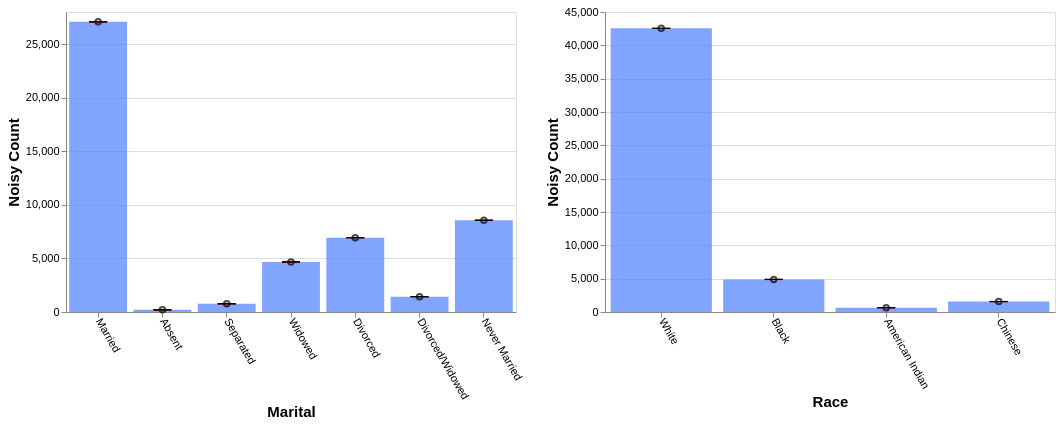

Write a Vega-Lite specification for this figure.
### Vega-Lite specification from a JSON file in a GitHub repository (floating-point values rounded to 4 significant figures)
{"config": {"view": {"continuousWidth": 400, "continuousHeight": 300}, "axis": {"labelFontSize": 11, "titleFontSize": 15}, "axisBottom": {"labelAngle": 60}}, "hconcat": [{"layer": [{"mark": "bar", "encoding": {"color": {"value": "transparent"}, "tooltip": [{"aggregate": "sum", "field": "noisy_count", "title": "noisy count", "type": "quantitative"}, {"aggregate": "sum", "field": "noisy_count_prev", "title": "prev count", "type": "quantitative"}, {"aggregate": "sum", "field": "error", "title": "current error", "type": "quantitative"}, {"aggregate": "sum", "field": "error_prev", "title": "prev error", "type": "quantitative"}], "x": {"field": "marital", "sort": null, "title": "Marital", "type": "ordinal"}}, "height": 300, "selection": {"selector601": {"type": "interval", "encodings": ["x"]}}, "transform": [{"filter": {"selection": "selector602"}}], "width": 450}, {"mark": {"type": "bar", "color": "gray", "opacity": 0}, "encoding": {"x": {"field": "marital", "sort": null, "title": "Marital", "type": "ordinal"}, "y": {"aggregate": "sum", "field": "noisy_count_prev", "type": "quantitative"}}, "transform": [{"filter": {"selection": "selector602"}}]}, {"mark": {"type": "bar", "color": "#4C7FFF", "opacity": 0.7}, "encoding": {"x": {"field": "marital", "sort": null, "title": "Marital", "type": "ordinal"}, "y": {"aggregate": "sum", "field": "noisy_count", "type": "quantitative"}}, "transform": [{"filter": {"selection": "selector602"}}]}, {"mark": {"type": "point", "color": "black", "opacity": 0.7}, "encoding": {"x": {"field": "marital", "sort": null, "title": "Marital", "type": "ordinal"}, "y": {"aggregate": "sum", "field": "noisy_count", "title": "Noisy Count", "type": "quantitative"}}, "transform": [{"filter": {"selection": "selector602"}}]}, {"mark": {"type": "rule", "color": "#B6B6B6", "size": 2, "strokeDash": [3, 3]}, "encoding": {"x": {"field": "marital", "sort": null, "title": "Marital", "type": "ordinal"}, "y": {"aggregate": "sum", "field": "plus_error_prev_marital", "title": "", "type": "quantitative"}, "y2": {"aggregate": "sum", "field": "minus_error_prev_marital", "title": ""}}, "transform": [{"filter": {"selection": "selector602"}}]}, {"mark": {"type": "tick", "color": "#B90000", "size": 0, "strokeDash": [1, 1]}, "encoding": {"x": {"field": "marital", "sort": null, "title": "Marital", "type": "ordinal"}, "y": {"aggregate": "sum", "field": "plus_error_prev_marital", "type": "quantitative"}}, "transform": [{"filter": {"selection": "selector602"}}]}, {"mark": {"type": "tick", "color": "#B90000", "size": 0, "strokeDash": [3, 1]}, "encoding": {"x": {"field": "marital", "sort": null, "title": "Marital", "type": "ordinal"}, "y": {"aggregate": "sum", "field": "minus_error_prev_marital", "type": "quantitative"}}, "transform": [{"filter": {"selection": "selector602"}}]}, {"mark": {"type": "rule", "color": "black", "size": 2}, "encoding": {"x": {"field": "marital", "sort": null, "title": "Marital", "type": "ordinal"}, "y": {"aggregate": "sum", "field": "plus_error", "title": "", "type": "quantitative"}, "y2": {"aggregate": "sum", "field": "minus_error", "title": ""}}, "transform": [{"filter": {"selection": "selector602"}}]}, {"mark": {"type": "tick", "color": "black", "width": 0}, "encoding": {"x": {"field": "marital", "sort": null, "title": "Marital", "type": "ordinal"}, "y": {"aggregate": "sum", "field": "plus_error", "type": "quantitative"}}, "transform": [{"filter": {"selection": "selector602"}}]}, {"mark": {"type": "tick", "color": "black", "width": 0}, "encoding": {"x": {"field": "marital", "sort": null, "title": "Marital", "type": "ordinal"}, "y": {"aggregate": "sum", "field": "minus_error", "type": "quantitative"}}, "transform": [{"filter": {"selection": "selector602"}}]}]}, {"layer": [{"mark": "bar", "encoding": {"color": {"value": "transparent"}, "tooltip": [{"aggregate": "sum", "field": "noisy_count", "title": "noisy count", "type": "quantitative"}, {"aggregate": "sum", "field": "noisy_count_prev", "title": "prev count", "type": "quantitative"}, {"aggregate": "sum", "field": "error", "title": "current error", "type": "quantitative"}, {"aggregate": "sum", "field": "error_prev", "title": "prev error", "type": "quantitative"}], "x": {"field": "race", "sort": null, "title": "Race", "type": "ordinal"}}, "height": 300, "selection": {"selector602": {"type": "interval", "encodings": ["x"]}}, "transform": [{"filter": {"selection": "selector601"}}], "width": 450}, {"mark": {"type": "bar", "color": "gray", "opacity": 0}, "encoding": {"x": {"field": "race", "sort": null, "title": "Race", "type": "ordinal"}, "y": {"aggregate": "sum", "field": "noisy_count_prev", "type": "quantitative"}}, "transform": [{"filter": {"selection": "selector601"}}]}, {"mark": {"type": "bar", "color": "#4C7FFF", "opacity": 0.7}, "encoding": {"x": {"field": "race", "sort": null, "title": "Race", "type": "ordinal"}, "y": {"aggregate": "sum", "field": "noisy_count", "type": "quantitative"}}, "transform": [{"filter": {"selection": "selector601"}}]}, {"mark": {"type": "point", "color": "black", "opacity": 0.7}, "encoding": {"x": {"field": "race", "sort": null, "title": "Race", "type": "ordinal"}, "y": {"aggregate": "sum", "field": "noisy_count", "title": "Noisy Count", "type": "quantitative"}}, "transform": [{"filter": {"selection": "selector601"}}]}, {"mark": {"type": "rule", "color": "#B6B6B6", "size": 2, "strokeDash": [3, 3]}, "encoding": {"x": {"field": "race", "sort": null, "title": "Race", "type": "ordinal"}, "y": {"aggregate": "sum", "field": "plus_error_prev_race", "title": "", "type": "quantitative"}, "y2": {"aggregate": "sum", "field": "minus_error_prev_race", "title": ""}}, "transform": [{"filter": {"selection": "selector601"}}]}, {"mark": {"type": "tick", "color": "#B90000", "size": 0, "strokeDash": [1, 1]}, "encoding": {"x": {"field": "race", "sort": null, "title": "Race", "type": "ordinal"}, "y": {"aggregate": "sum", "field": "plus_error_prev_race", "type": "quantitative"}}, "transform": [{"filter": {"selection": "selector601"}}]}, {"mark": {"type": "tick", "color": "#B90000", "size": 0, "strokeDash": [3, 1]}, "encoding": {"x": {"field": "race", "sort": null, "title": "Race", "type": "ordinal"}, "y": {"aggregate": "sum", "field": "minus_error_prev_race", "type": "quantitative"}}, "transform": [{"filter": {"selection": "selector601"}}]}, {"mark": {"type": "rule", "color": "black", "size": 2}, "encoding": {"x": {"field": "race", "sort": null, "title": "Race", "type": "ordinal"}, "y": {"aggregate": "sum", "field": "plus_error", "title": "", "type": "quantitative"}, "y2": {"aggregate": "sum", "field": "minus_error", "title": ""}}, "transform": [{"filter": {"selection": "selector601"}}]}, {"mark": {"type": "tick", "color": "black", "width": 0}, "encoding": {"x": {"field": "race", "sort": null, "title": "Race", "type": "ordinal"}, "y": {"aggregate": "sum", "field": "plus_error", "type": "quantitative"}}, "transform": [{"filter": {"selection": "selector601"}}]}, {"mark": {"type": "tick", "color": "black", "width": 0}, "encoding": {"x": {"field": "race", "sort": null, "title": "Race", "type": "ordinal"}, "y": {"aggregate": "sum", "field": "minus_error", "type": "quantitative"}}, "transform": [{"filter": {"selection": "selector601"}}]}]}], "data": {"name": "data-25b1f5cfa25714b5f34ec1135a7055f2"}, "$schema": "https://vega.github.io/schema/vega-lite/v4.17.0.json", "datasets": {"data-25b1f5cfa25714b5f34ec1135a7055f2": [{"marital": "Married", "race": "White", "noisy_count": 24270.0, "true_count": 24270.0, "plus_error": 24270.0, "minus_error": 24270.0, "error": 2.6, "noisy_count_prev": 24270.0, "true_count_prev": 24270.0, "plus_error_prev": 24270.0, "minus_error_prev": 24270.0, "error_prev": 2.8, "plus_error_prev_marital": 24270.0, "minus_error_prev_marital": 24270.0, "plus_error_prev_race": 24270.0, "minus_error_prev_race": 24270.0}, {"marital": "Married", "race": "Black", "noisy_count": 1678.0, "true_count": 1667.0, "plus_error": 1680.0, "minus_error": 1675.0, "error": 2.6, "noisy_count_prev": 1678.0, "true_count_prev": 1667.0, "plus_error_prev": 1680.0, "minus_error_prev": 1675.0, "error_prev": 2.8, "plus_error_prev_marital": 1680.0, "minus_error_prev_marital": 1675.0, "plus_error_prev_race": 1680.0, "minus_error_prev_race": 1675.0}, {"marital": "Married", "race": "American Indian", "noisy_count": 269.9, "true_count": 266.0, "plus_error": 272.5, "minus_error": 267.4, "error": 2.6, "noisy_count_prev": 269.9, "true_count_prev": 266.0, "plus_error_prev": 272.7, "minus_error_prev": 267.0, "error_prev": 2.8, "plus_error_prev_marital": 272.7, "minus_error_prev_marital": 267.0, "plus_error_prev_race": 272.9, "minus_error_prev_race": 267.2}, {"marital": "Married", "race": "Chinese", "noisy_count": 866.2, "true_count": 863.0, "plus_error": 868.8, "minus_error": 863.7, "error": 2.6, "noisy_count_prev": 866.4, "true_count_prev": 863.0, "plus_error_prev": 869.2, "minus_error_prev": 863.6, "error_prev": 2.8, "plus_error_prev_marital": 869.2, "minus_error_prev_marital": 863.6, "plus_error_prev_race": 869.3, "minus_error_prev_race": 863.7}, {"marital": "Absent", "race": "White", "noisy_count": 99.2, "true_count": 94.0, "plus_error": 101.7, "minus_error": 96.6, "error": 2.6, "noisy_count_prev": 99.0, "true_count_prev": 94.0, "plus_error_prev": 101.8, "minus_error_prev": 96.2, "error_prev": 2.8, "plus_error_prev_marital": 101.9, "minus_error_prev_marital": 96.3, "plus_error_prev_race": 101.9, "minus_error_prev_race": 96.29}, {"marital": "Absent", "race": "Black", "noisy_count": 12.5, "true_count": 16.0, "plus_error": 15.1, "minus_error": 9.9, "error": 2.6, "noisy_count_prev": 12.4, "true_count_prev": 16.0, "plus_error_prev": 15.2, "minus_error_prev": 9.6, "error_prev": 2.8, "plus_error_prev_marital": 15.3, "minus_error_prev_marital": 9.7, "plus_error_prev_race": 15.16, "minus_error_prev_race": 9.557}, {"marital": "Absent", "race": "American Indian", "noisy_count": 29.5, "true_count": 0.0, "plus_error": 32.1, "minus_error": 26.9, "error": 2.6, "noisy_count_prev": 29.4, "true_count_prev": 0.0, "plus_error_prev": 32.2, "minus_error_prev": 26.6, "error_prev": 2.8, "plus_error_prev_marital": 32.3, "minus_error_prev_marital": 26.7, "plus_error_prev_race": 32.4, "minus_error_prev_race": 26.8}, {"marital": "Absent", "race": "Chinese", "noisy_count": 59.2, "true_count": 7.0, "plus_error": 61.7, "minus_error": 56.6, "error": 2.6, "noisy_count_prev": 59.2, "true_count_prev": 7.0, "plus_error_prev": 62.0, "minus_error_prev": 56.3, "error_prev": 2.8, "plus_error_prev_marital": 62.1, "minus_error_prev_marital": 56.4, "plus_error_prev_race": 62.07, "minus_error_prev_race": 56.37}, {"marital": "Separated", "race": "White", "noisy_count": 582.3, "true_count": 567.0, "plus_error": 584.9, "minus_error": 579.7, "error": 2.6, "noisy_count_prev": 582.1, "true_count_prev": 567.0, "plus_error_prev": 584.9, "minus_error_prev": 579.3, "error_prev": 2.8, "plus_error_prev_marital": 585.0, "minus_error_prev_marital": 579.4, "plus_error_prev_race": 585.0, "minus_error_prev_race": 579.4}, {"marital": "Separated", "race": "Black", "noisy_count": 85.1, "true_count": 84.0, "plus_error": 87.7, "minus_error": 82.5, "error": 2.6, "noisy_count_prev": 85.1, "true_count_prev": 84.0, "plus_error_prev": 87.9, "minus_error_prev": 82.2, "error_prev": 2.8, "plus_error_prev_marital": 88.0, "minus_error_prev_marital": 82.3, "plus_error_prev_race": 87.86, "minus_error_prev_race": 82.16}, {"marital": "Separated", "race": "American Indian", "noisy_count": 16.5, "true_count": 13.0, "plus_error": 19.1, "minus_error": 13.9, "error": 2.6, "noisy_count_prev": 16.5, "true_count_prev": 13.0, "plus_error_prev": 19.4, "minus_error_prev": 13.7, "error_prev": 2.8, "plus_error_prev_marital": 19.5, "minus_error_prev_marital": 13.8, "plus_error_prev_race": 19.6, "minus_error_prev_race": 13.9}, {"marital": "Separated", "race": "Chinese", "noisy_count": 82.6, "true_count": 47.0, "plus_error": 85.2, "minus_error": 80.1, "error": 2.6, "noisy_count_prev": 82.4, "true_count_prev": 47.0, "plus_error_prev": 85.2, "minus_error_prev": 79.6, "error_prev": 2.8, "plus_error_prev_marital": 85.3, "minus_error_prev_marital": 79.7, "plus_error_prev_race": 85.27, "minus_error_prev_race": 79.67}, {"marital": "Widowed", "race": "White", "noisy_count": 4046.0, "true_count": 4078.0, "plus_error": 4049.0, "minus_error": 4044.0, "error": 2.6, "noisy_count_prev": 4047.0, "true_count_prev": 4078.0, "plus_error_prev": 4050.0, "minus_error_prev": 4044.0, "error_prev": 2.8, "plus_error_prev_marital": 4050.0, "minus_error_prev_marital": 4044.0, "plus_error_prev_race": 4050.0, "minus_error_prev_race": 4044.0}, {"marital": "Widowed", "race": "Black", "noisy_count": 484.7, "true_count": 543.0, "plus_error": 487.3, "minus_error": 482.1, "error": 2.6, "noisy_count_prev": 485.3, "true_count_prev": 543.0, "plus_error_prev": 488.1, "minus_error_prev": 482.4, "error_prev": 2.8, "plus_error_prev_marital": 488.1, "minus_error_prev_marital": 482.4, "plus_error_prev_race": 488.1, "minus_error_prev_race": 482.4}, {"marital": "Widowed", "race": "American Indian", "noisy_count": 48.4, "true_count": 35.0, "plus_error": 50.9, "minus_error": 45.8, "error": 2.6, "noisy_count_prev": 47.5, "true_count_prev": 35.0, "plus_error_prev": 50.3, "minus_error_prev": 44.7, "error_prev": 2.8, "plus_error_prev_marital": 50.3, "minus_error_prev_marital": 44.7, "plus_error_prev_race": 50.5, "minus_error_prev_race": 44.9}, {"marital": "Widowed", "race": "Chinese", "noisy_count": 93.2, "true_count": 77.0, "plus_error": 95.8, "minus_error": 90.6, "error": 2.6, "noisy_count_prev": 93.2, "true_count_prev": 77.0, "plus_error_prev": 96.0, "minus_error_prev": 90.4, "error_prev": 2.8, "plus_error_prev_marital": 96.0, "minus_error_prev_marital": 90.4, "plus_error_prev_race": 96.07, "minus_error_prev_race": 90.47}, {"marital": "Divorced", "race": "White", "noisy_count": 5958.0, "true_count": 5901.0, "plus_error": 5960.0, "minus_error": 5955.0, "error": 2.6, "noisy_count_prev": 5957.0, "true_count_prev": 5901.0, "plus_error_prev": 5960.0, "minus_error_prev": 5954.0, "error_prev": 2.8, "plus_error_prev_marital": 5960.0, "minus_error_prev_marital": 5955.0, "plus_error_prev_race": 5960.0, "minus_error_prev_race": 5954.0}, {"marital": "Divorced", "race": "Black", "noisy_count": 767.1, "true_count": 750.0, "plus_error": 769.6, "minus_error": 764.5, "error": 2.6, "noisy_count_prev": 766.9, "true_count_prev": 750.0, "plus_error_prev": 769.8, "minus_error_prev": 764.1, "error_prev": 2.8, "plus_error_prev_marital": 770.1, "minus_error_prev_marital": 764.4, "plus_error_prev_race": 769.8, "minus_error_prev_race": 764.1}, {"marital": "Divorced", "race": "American Indian", "noisy_count": 89.1, "true_count": 94.0, "plus_error": 91.7, "minus_error": 86.5, "error": 2.6, "noisy_count_prev": 88.8, "true_count_prev": 94.0, "plus_error_prev": 91.6, "minus_error_prev": 85.9, "error_prev": 2.8, "plus_error_prev_marital": 91.93, "minus_error_prev_marital": 86.23, "plus_error_prev_race": 91.8, "minus_error_prev_race": 86.1}, {"marital": "Divorced", "race": "Chinese", "noisy_count": 119.4, "true_count": 105.0, "plus_error": 122.0, "minus_error": 116.8, "error": 2.6, "noisy_count_prev": 119.2, "true_count_prev": 105.0, "plus_error_prev": 122.0, "minus_error_prev": 116.4, "error_prev": 2.8, "plus_error_prev_marital": 122.3, "minus_error_prev_marital": 116.7, "plus_error_prev_race": 122.1, "minus_error_prev_race": 116.5}, {"marital": "Divorced/Widowed", "race": "White", "noisy_count": 1012.0, "true_count": 1005.0, "plus_error": 1014.0, "minus_error": 1009.0, "error": 2.6, "noisy_count_prev": 1012.0, "true_count_prev": 1005.0, "plus_error_prev": 1014.0, "minus_error_prev": 1009.0, "error_prev": 2.8, "plus_error_prev_marital": 1015.0, "minus_error_prev_marital": 1009.0, "plus_error_prev_race": 1015.0, "minus_error_prev_race": 1009.0}, {"marital": "Divorced/Widowed", "race": "Black", "noisy_count": 320.9, "true_count": 344.0, "plus_error": 323.4, "minus_error": 318.3, "error": 2.6, "noisy_count_prev": 321.1, "true_count_prev": 344.0, "plus_error_prev": 323.9, "minus_error_prev": 318.2, "error_prev": 2.8, "plus_error_prev_marital": 323.9, "minus_error_prev_marital": 318.2, "plus_error_prev_race": 323.9, "minus_error_prev_race": 318.2}, {"marital": "Divorced/Widowed", "race": "American Indian", "noisy_count": 62.6, "true_count": 21.0, "plus_error": 65.2, "minus_error": 60.0, "error": 2.6, "noisy_count_prev": 62.3, "true_count_prev": 21.0, "plus_error_prev": 65.2, "minus_error_prev": 59.5, "error_prev": 2.8, "plus_error_prev_marital": 65.25, "minus_error_prev_marital": 59.55, "plus_error_prev_race": 65.4, "minus_error_prev_race": 59.7}, {"marital": "Divorced/Widowed", "race": "Chinese", "noisy_count": 33.0, "true_count": 33.0, "plus_error": 35.6, "minus_error": 30.4, "error": 2.6, "noisy_count_prev": 32.9, "true_count_prev": 33.0, "plus_error_prev": 35.7, "minus_error_prev": 30.1, "error_prev": 2.8, "plus_error_prev_marital": 35.75, "minus_error_prev_marital": 30.15, "plus_error_prev_race": 35.77, "minus_error_prev_race": 30.17}, {"marital": "Never Married", "race": "White", "noisy_count": 6581.0, "true_count": 6590.0, "plus_error": 6583.0, "minus_error": 6578.0, "error": 2.6, "noisy_count_prev": 6581.0, "true_count_prev": 6590.0, "plus_error_prev": 6584.0, "minus_error_prev": 6578.0, "error_prev": 2.8, "plus_error_prev_marital": 6584.0, "minus_error_prev_marital": 6578.0, "plus_error_prev_race": 6584.0, "minus_error_prev_race": 6578.0}, {"marital": "Never Married", "race": "Black", "noisy_count": 1539.0, "true_count": 1525.0, "plus_error": 1542.0, "minus_error": 1537.0, "error": 2.6, "noisy_count_prev": 1539.0, "true_count_prev": 1525.0, "plus_error_prev": 1542.0, "minus_error_prev": 1536.0, "error_prev": 2.8, "plus_error_prev_marital": 1542.0, "minus_error_prev_marital": 1536.0, "plus_error_prev_race": 1542.0, "minus_error_prev_race": 1536.0}, {"marital": "Never Married", "race": "American Indian", "noisy_count": 132.0, "true_count": 132.0, "plus_error": 134.6, "minus_error": 129.4, "error": 2.6, "noisy_count_prev": 132.2, "true_count_prev": 132.0, "plus_error_prev": 135.0, "minus_error_prev": 129.4, "error_prev": 2.8, "plus_error_prev_marital": 135.0, "minus_error_prev_marital": 129.4, "plus_error_prev_race": 135.2, "minus_error_prev_race": 129.6}, {"marital": "Never Married", "race": "Chinese", "noisy_count": 310.4, "true_count": 310.0, "plus_error": 313.0, "minus_error": 307.8, "error": 2.6, "noisy_count_prev": 310.2, "true_count_prev": 310.0, "plus_error_prev": 313.0, "minus_error_prev": 307.3, "error_prev": 2.8, "plus_error_prev_marital": 313.0, "minus_error_prev_marital": 307.3, "plus_error_prev_race": 313.1, "minus_error_prev_race": 307.4}]}}
